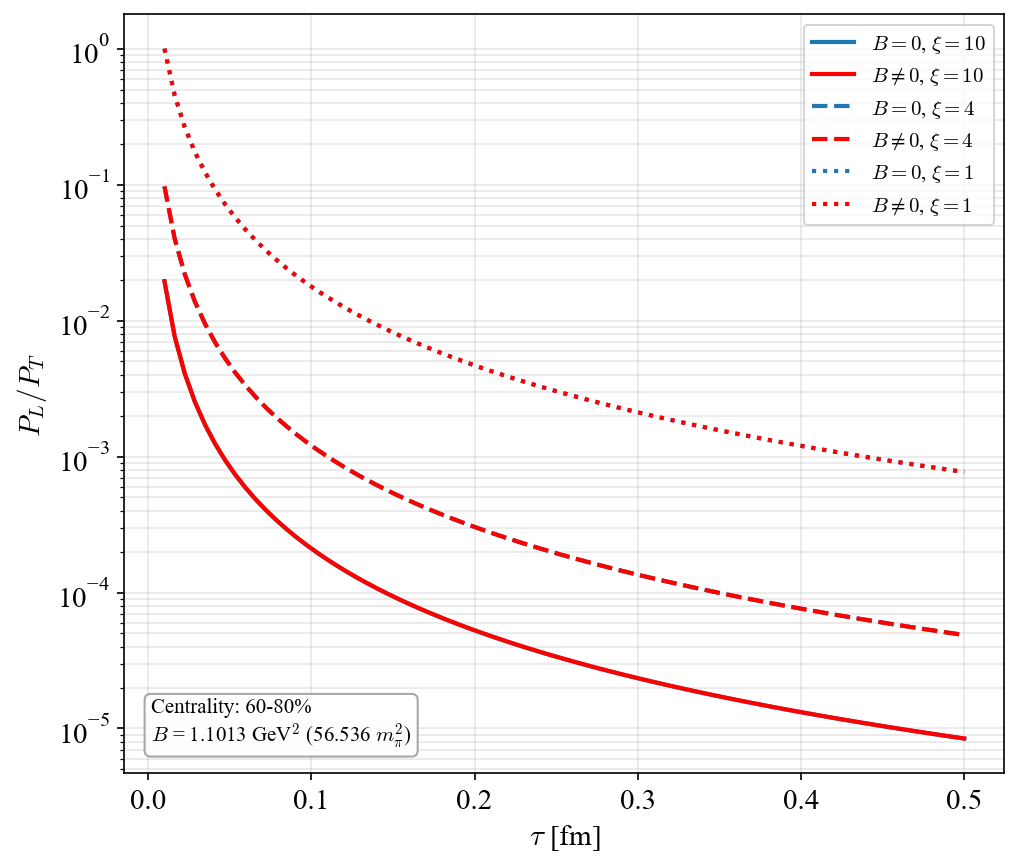

Python code for this plot:
import numpy as np
from scipy.integrate import solve_ivp
import matplotlib.pyplot as plt
from matplotlib import rcParams

rcParams['font.family'] = 'Times New Roman'
rcParams['font.size'] = 14
rcParams['mathtext.fontset'] = 'cm'

FM_TO_GEV = 5.067731

Qs = 2.0
tau0_fm = 0.01
tau0 = tau0_fm * FM_TO_GEV
lam = 10.0
Nc = 3.0
dA = Nc**2 - 1.0
nu_g = 2.0 * dA
c_ell = 1.25
pT_mean = 1.8 * Qs
mq = 0.100
n0 = 1.674
alpha_s = lam / (4.0 * np.pi * Nc)
e_abs = 0.30282212
qe_abs = e_abs / 3.0
CF = 4.0 / 3.0
qc_abs = np.sqrt(4.0 * np.pi * alpha_s) * np.sqrt(CF)
m_pi2 = 0.13957**2
REG2 = 1.0e-24

# LHC 60-80%: B(tau)/mpi^2 = C0 r^-k0 + C1 r^-k1 + C2 r^-k2, r = tau/tauB
case = dict(AT_fm2=23.0, dETdy=1.1e2, C0=7.272e-4, k0=6.829, C1=1.107e-2, k1=4.281, C2=1.978e-2, k2=3.011, tauB_fm=0.05)
case["AT"] = case["AT_fm2"] * FM_TO_GEV**2
case["tauB"] = case["tauB_fm"] * FM_TO_GEV

def B_of_tau(tau, case):
    r = max(tau / case["tauB"], 1.0e-10)
    return m_pi2 * (case["C0"] * r**-case["k0"] + case["C1"] * r**-case["k1"] + case["C2"] * r**-case["k2"])

def eps_parallel(p_tau, B):
    qeB = qe_abs * B
    return 1.0 + (3.0 * n0 * alpha_s / (8.0 * np.pi)) * (qeB / mq**2) * np.exp(-p_tau**2 / (2.0 * qeB))

def a_B(tau, p_tau, case):
    if case is None:
        return np.zeros_like(p_tau)
    B = B_of_tau(tau, case)
    if B == 0.0:
        return np.zeros_like(p_tau)
    eps = eps_parallel(p_tau, B)
    pref = (qc_abs * qe_abs / mq**2) * B * np.sqrt((2.0 / tau0) * case["dETdy"]) / (case["AT"] * Qs)
    return pref * eps**0.75

def p_tau_of(px, py, peta, tau):
    return np.sqrt(px**2 + py**2 + (peta / tau)**2 + REG2)

def build_grid(N, pxmax, pymax, petamax):
    pxe = np.linspace(-pxmax, pxmax, N + 1); px = 0.5 * (pxe[:-1] + pxe[1:])
    pye = np.linspace(-pymax, pymax, N + 1); py = 0.5 * (pye[:-1] + pye[1:])
    pee = np.linspace(-petamax, petamax, N + 1); peta = 0.5 * (pee[:-1] + pee[1:])
    return px, py, peta, px[1] - px[0], py[1] - py[0], peta[1] - peta[0]

def _rhs(tau, y, PY_flat, case):
    n = PY_flat.size
    px, peta = y[:n], y[n:]
    ptau = np.sqrt(px**2 + PY_flat**2 + (peta / tau)**2 + REG2)
    pperp = np.sqrt(px**2 + (peta / tau)**2 + REG2)
    aB = a_B(tau, ptau, case)
    dpx = aB * PY_flat * peta / (tau * ptau * pperp)
    dpeta = -tau * aB * PY_flat * px / (ptau * pperp)
    return np.concatenate([dpx, dpeta])

def backward_trace(tau_f, PX, PY, PETA, case):
    if case is None or tau_f <= tau0:
        return PX.copy(), PETA.copy()
    shape = PX.shape
    y0 = np.concatenate([PX.ravel(), PETA.ravel()])
    sol = solve_ivp(_rhs, [tau_f, tau0], y0, args=(PY.ravel(), case),
                     method="RK45", rtol=1.0e-7, atol=1.0e-10)
    yf = sol.y[:, -1]
    n = PX.size
    return yf[:n].reshape(shape), yf[n:].reshape(shape)

def kurkela_shape(px, py, peta, tau0_, xi_val):
    pT = np.sqrt(px**2 + py**2)
    pz0 = -peta / tau0_
    rhat2 = (pT / pT_mean)**2 + (xi_val * pz0 / pT_mean)**2
    rhat = np.sqrt(rhat2 + 1.0e-30)
    return np.exp(-(2.0 / 3.0) * rhat2) / rhat

def energy_integral(shape_vals, PX, PY, PETA, dpx, dpy, dpeta, tau_):
    ptau = p_tau_of(PX, PY, PETA, tau_)
    return nu_g * np.sum(ptau * shape_vals) * dpx * dpy * (dpeta / tau_) / (2.0 * np.pi)**3

def normalize_amplitude(shape_vals, PX, PY, PETA, dpx, dpy, dpeta):
    target = pT_mean * c_ell * dA * Qs**2 / (np.pi * lam)
    IE = energy_integral(shape_vals, PX, PY, PETA, dpx, dpy, dpeta, tau0)
    return target / (tau0 * IE)

def pressures_and_number(fvals, PX, PY, PETA, tau_, dpx, dpy, dpeta):
    pz = PETA / tau_
    ptau = p_tau_of(PX, PY, PETA, tau_)
    w = dpx * dpy * (dpeta / tau_)
    PL = nu_g * np.sum((pz**2 / ptau) * fvals) * w / (2.0 * np.pi)**3
    PT = 0.5 * nu_g * np.sum(((PX**2 + PY**2) / ptau) * fvals) * w / (2.0 * np.pi)**3
    return PL, PT

N = 90
PXMAX = PYMAX = 16.0
PETAMAX = 18.0 * tau0
px, py, peta, dpx, dpy, dpeta = build_grid(N, PXMAX, PYMAX, PETAMAX)
PX, PY, PETA = np.meshgrid(px, py, peta, indexing="ij")

def evolve(case, A, xi_val, tau_vals):
    PL_arr = np.empty_like(tau_vals)
    PT_arr = np.empty_like(tau_vals)
    for i, tau_f in enumerate(tau_vals):
        px0, peta0 = backward_trace(tau_f, PX, PY, PETA, case)
        fvals = A * kurkela_shape(px0, PY, peta0, tau0, xi_val)
        PL_arr[i], PT_arr[i] = pressures_and_number(fvals, PX, PY, PETA, tau_f, dpx, dpy, dpeta)
    return PL_arr, PT_arr

tau_fm_vals = np.linspace(tau0_fm, 0.5, 80)
tau_vals = tau_fm_vals * FM_TO_GEV
xi_values = (10.0, 4.0, 1.0)
linestyles = {10.0: "-", 4.0: "--", 1.0: ":"}

fig, ax = plt.subplots(figsize=(7, 6))
for xi_val in xi_values:
    shape0 = kurkela_shape(PX, PY, PETA, tau0, xi_val)
    A_xi = normalize_amplitude(shape0, PX, PY, PETA, dpx, dpy, dpeta)
    PL_B0, PT_B0 = evolve(None, A_xi, xi_val, tau_vals)
    PL_on, PT_on = evolve(case, A_xi, xi_val, tau_vals)

    ls = linestyles[xi_val]
    ax.semilogy(tau_fm_vals, PL_B0 / PT_B0, ls, color="C0", linewidth=2, label=fr"$B=0$, $\xi={xi_val:g}$")
    ax.semilogy(tau_fm_vals, PL_on / PT_on, ls, color="r", linewidth=2, label=fr"$B\neq0$, $\xi={xi_val:g}$")

ax.set_xlabel(r"$\tau$ [fm]")
ax.set_ylabel(r"$P_L/P_T$")
ax.grid(alpha=0.3, which="both")
ax.legend(fontsize=10, loc="upper right")

# LHC's B(tau) is monotonically falling (negative powers), so its peak is at tau0
B_peak_GeV2 = B_of_tau(tau0, case)
info_text = f"Centrality: 60-80%\n" + fr"$B$ = {B_peak_GeV2:.4f} GeV$^2$ ({B_peak_GeV2/m_pi2:.3f} $m_\pi^2$)"
ax.text(0.03, 0.03, info_text, transform=ax.transAxes, ha="left", va="bottom",
        fontsize=10, bbox=dict(boxstyle="round", facecolor="white", edgecolor="0.6", alpha=0.85))

fig.tight_layout()
fig.savefig("LHC_PLPT_xi.png", dpi=150, bbox_inches="tight")
